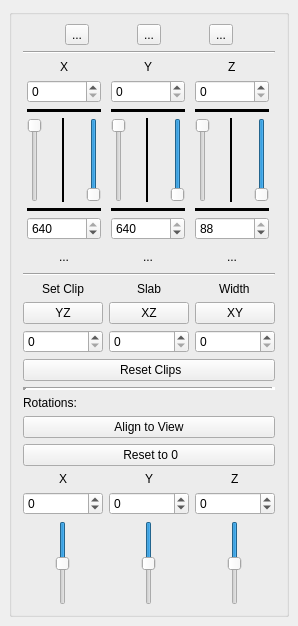
  <widget class="QDockWidget" name="ClippingPanesWidget">
   <property name="minimumSize">
    <size>
     <width>298</width>
     <height>604</height>
    </size>
   </property>
   <property name="maximumSize">
    <size>
     <width>600</width>
     <height>1500</height>
    </size>
   </property>
   <property name="features">
    <set>QDockWidget::AllDockWidgetFeatures</set>
   </property>
   <property name="windowTitle">
    <string>Clipping Planes</string>
   </property>
   <attribute name="dockWidgetArea">
    <number>2</number>
   </attribute>
   <widget class="ClippingPlane" name="ClippingPanes">
    <layout class="QGridLayout" name="gridLayout_5">
     <item row="0" column="1">
      <widget class="QGroupBox" name="groupBox_5">
       <property name="title">
        <string/>
       </property>
       <layout class="QGridLayout" name="gridLayout_30">
        <item row="0" column="0">
         <layout class="QGridLayout" name="gridLayout_29">
          <item row="0" column="0">
           <layout class="QGridLayout" name="gridLayout_24">
            <item row="0" column="0">
             <widget class="QToolButton" name="toolButton_7">
              <property name="styleSheet">
               <string notr="true"/>
              </property>
              <property name="text">
               <string>...</string>
              </property>
             </widget>
            </item>
            <item row="0" column="1">
             <widget class="QToolButton" name="toolButton_8">
              <property name="styleSheet">
               <string notr="true"/>
              </property>
              <property name="text">
               <string>...</string>
              </property>
             </widget>
            </item>
            <item row="0" column="2">
             <widget class="QToolButton" name="toolButton_9">
              <property name="styleSheet">
               <string notr="true"/>
              </property>
              <property name="text">
               <string>...</string>
              </property>
             </widget>
            </item>
           </layout>
          </item>
          <item row="1" column="0">
           <widget class="Line" name="line_13">
            <property name="orientation">
             <enum>Qt::Horizontal</enum>
            </property>
           </widget>
          </item>
          <item row="2" column="0">
           <layout class="QGridLayout" name="gridLayout_23">
            <item row="0" column="0" colspan="3" alignment="Qt::AlignHCenter">
             <widget class="QLabel" name="label_28">
              <property name="text">
               <string>X</string>
              </property>
             </widget>
            </item>
            <item row="0" column="3" colspan="3" alignment="Qt::AlignHCenter">
             <widget class="QLabel" name="label_29">
              <property name="text">
               <string>Y</string>
              </property>
             </widget>
            </item>
            <item row="0" column="6" colspan="3" alignment="Qt::AlignHCenter">
             <widget class="QLabel" name="label_30">
              <property name="text">
               <string>Z</string>
              </property>
             </widget>
            </item>
            <item row="1" column="0" colspan="3">
             <widget class="QSpinBox" name="xSalmSpinBox">
              <property name="maximum">
               <number>640</number>
              </property>
             </widget>
            </item>
            <item row="1" column="3" colspan="3">
             <widget class="QSpinBox" name="yGreenSpinBox">
              <property name="maximum">
               <number>640</number>
              </property>
             </widget>
            </item>
            <item row="1" column="6" colspan="3">
             <widget class="QSpinBox" name="zPurpleSpinBox">
              <property name="maximum">
               <number>88</number>
              </property>
             </widget>
            </item>
            <item row="2" column="0" colspan="3">
             <widget class="Line" name="line_7">
              <property name="styleSheet">
               <string notr="true">QFrame[frameShape=&quot;4&quot;]
{
	color: rgb(255, 145, 164);
}</string>
              </property>
              <property name="frameShadow">
               <enum>QFrame::Plain</enum>
              </property>
              <property name="lineWidth">
               <number>4</number>
              </property>
              <property name="orientation">
               <enum>Qt::Horizontal</enum>
              </property>
             </widget>
            </item>
            <item row="2" column="3" colspan="3">
             <widget class="Line" name="line_8">
              <property name="styleSheet">
               <string notr="true">QFrame[frameShape=&quot;4&quot;]
{	
	color: rgb(0, 255, 59);
}</string>
              </property>
              <property name="frameShadow">
               <enum>QFrame::Plain</enum>
              </property>
              <property name="lineWidth">
               <number>4</number>
              </property>
              <property name="orientation">
               <enum>Qt::Horizontal</enum>
              </property>
             </widget>
            </item>
            <item row="2" column="6" colspan="3">
             <widget class="Line" name="line_9">
              <property name="styleSheet">
               <string notr="true">QFrame[frameShape=&quot;4&quot;]
{	
	color: rgb(170, 170, 255);
}</string>
              </property>
              <property name="frameShadow">
               <enum>QFrame::Plain</enum>
              </property>
              <property name="lineWidth">
               <number>4</number>
              </property>
              <property name="orientation">
               <enum>Qt::Horizontal</enum>
              </property>
             </widget>
            </item>
            <item row="3" column="0">
             <widget class="QSlider" name="xSalmSlider">
              <property name="maximum">
               <number>640</number>
              </property>
              <property name="orientation">
               <enum>Qt::Vertical</enum>
              </property>
              <property name="invertedAppearance">
               <bool>true</bool>
              </property>
             </widget>
            </item>
            <item row="3" column="1" alignment="Qt::AlignHCenter">
             <widget class="Line" name="salmonVertLine">
              <property name="minimumSize">
               <size>
                <width>3</width>
                <height>39</height>
               </size>
              </property>
              <property name="styleSheet">
               <string notr="true">QFrame[frameShape=&quot;5&quot;]
{
	color: rgb(255, 145, 164);
}</string>
              </property>
              <property name="frameShadow">
               <enum>QFrame::Plain</enum>
              </property>
              <property name="lineWidth">
               <number>2</number>
              </property>
              <property name="orientation">
               <enum>Qt::Vertical</enum>
              </property>
             </widget>
            </item>
            <item row="3" column="2">
             <widget class="QSlider" name="xMagentaSlider">
              <property name="maximum">
               <number>640</number>
              </property>
              <property name="value">
               <number>640</number>
              </property>
              <property name="orientation">
               <enum>Qt::Vertical</enum>
              </property>
              <property name="invertedAppearance">
               <bool>true</bool>
              </property>
             </widget>
            </item>
            <item row="3" column="3">
             <widget class="QSlider" name="yGreenSlider">
              <property name="maximum">
               <number>640</number>
              </property>
              <property name="orientation">
               <enum>Qt::Vertical</enum>
              </property>
              <property name="invertedAppearance">
               <bool>true</bool>
              </property>
             </widget>
            </item>
            <item row="3" column="4" alignment="Qt::AlignHCenter">
             <widget class="Line" name="greenVertLine">
              <property name="styleSheet">
               <string notr="true">QFrame[frameShape=&quot;5&quot;]
{	
	color: rgb(0, 255, 59);
}</string>
              </property>
              <property name="frameShadow">
               <enum>QFrame::Plain</enum>
              </property>
              <property name="lineWidth">
               <number>2</number>
              </property>
              <property name="orientation">
               <enum>Qt::Vertical</enum>
              </property>
             </widget>
            </item>
            <item row="3" column="5">
             <widget class="QSlider" name="yYellowSlider">
              <property name="maximum">
               <number>640</number>
              </property>
              <property name="value">
               <number>640</number>
              </property>
              <property name="orientation">
               <enum>Qt::Vertical</enum>
              </property>
              <property name="invertedAppearance">
               <bool>true</bool>
              </property>
             </widget>
            </item>
            <item row="3" column="6">
             <widget class="QSlider" name="zPurpleSlider">
              <property name="maximum">
               <number>88</number>
              </property>
              <property name="orientation">
               <enum>Qt::Vertical</enum>
              </property>
              <property name="invertedAppearance">
               <bool>true</bool>
              </property>
             </widget>
            </item>
            <item row="3" column="7" alignment="Qt::AlignHCenter">
             <widget class="Line" name="purpleVertLine">
              <property name="styleSheet">
               <string notr="true">QFrame[frameShape=&quot;5&quot;]
{	
	color: rgb(170, 170, 255);
}</string>
              </property>
              <property name="frameShadow">
               <enum>QFrame::Plain</enum>
              </property>
              <property name="lineWidth">
               <number>2</number>
              </property>
              <property name="orientation">
               <enum>Qt::Vertical</enum>
              </property>
             </widget>
            </item>
            <item row="3" column="8">
             <widget class="QSlider" name="zCyanSlider">
              <property name="maximum">
               <number>88</number>
              </property>
              <property name="value">
               <number>88</number>
              </property>
              <property name="orientation">
               <enum>Qt::Vertical</enum>
              </property>
              <property name="invertedAppearance">
               <bool>true</bool>
              </property>
             </widget>
            </item>
            <item row="4" column="0" colspan="3">
             <widget class="Line" name="line_10">
              <property name="styleSheet">
               <string notr="true">QFrame[frameShape=&quot;4&quot;]
{
	color: rgb(255, 85, 255);
}</string>
              </property>
              <property name="frameShadow">
               <enum>QFrame::Plain</enum>
              </property>
              <property name="lineWidth">
               <number>4</number>
              </property>
              <property name="orientation">
               <enum>Qt::Horizontal</enum>
              </property>
             </widget>
            </item>
            <item row="4" column="3" colspan="3">
             <widget class="Line" name="line_11">
              <property name="styleSheet">
               <string notr="true">QFrame[frameShape=&quot;4&quot;]
{
	color: rgb(255, 255, 0);
}</string>
              </property>
              <property name="frameShadow">
               <enum>QFrame::Plain</enum>
              </property>
              <property name="lineWidth">
               <number>4</number>
              </property>
              <property name="orientation">
               <enum>Qt::Horizontal</enum>
              </property>
             </widget>
            </item>
            <item row="4" column="6" colspan="3">
             <widget class="Line" name="line_12">
              <property name="styleSheet">
               <string notr="true">QFrame[frameShape=&quot;4&quot;]
{
	color: rgb(0, 255, 255);
}</string>
              </property>
              <property name="frameShadow">
               <enum>QFrame::Plain</enum>
              </property>
              <property name="lineWidth">
               <number>4</number>
              </property>
              <property name="orientation">
               <enum>Qt::Horizontal</enum>
              </property>
             </widget>
            </item>
            <item row="5" column="0" colspan="3">
             <widget class="QSpinBox" name="xMagentaSpinBox">
              <property name="maximum">
               <number>640</number>
              </property>
              <property name="value">
               <number>640</number>
              </property>
             </widget>
            </item>
            <item row="5" column="3" colspan="3">
             <widget class="QSpinBox" name="yYellowSpinBox">
              <property name="maximum">
               <number>640</number>
              </property>
              <property name="value">
               <number>640</number>
              </property>
             </widget>
            </item>
            <item row="5" column="6" colspan="3">
             <widget class="QSpinBox" name="zCyanSpinBox">
              <property name="maximum">
               <number>88</number>
              </property>
              <property name="value">
               <number>88</number>
              </property>
             </widget>
            </item>
            <item row="6" column="1">
             <widget class="QToolButton" name="toolButton_4">
              <property name="styleSheet">
               <string notr="true">
qproperty-icon: url(&quot;:/unlink.svg&quot;);</string>
              </property>
              <property name="text">
               <string>...</string>
              </property>
              <property name="checkable">
               <bool>true</bool>
              </property>
              <property name="autoRaise">
               <bool>true</bool>
              </property>
             </widget>
            </item>
            <item row="6" column="4">
             <widget class="QToolButton" name="toolButton_5">
              <property name="styleSheet">
               <string notr="true">
qproperty-icon: url(&quot;:/unlink.svg&quot;);</string>
              </property>
              <property name="text">
               <string>...</string>
              </property>
              <property name="checkable">
               <bool>true</bool>
              </property>
              <property name="autoRaise">
               <bool>true</bool>
              </property>
             </widget>
            </item>
            <item row="6" column="7">
             <widget class="QToolButton" name="toolButton_6">
              <property name="styleSheet">
               <string notr="true">
qproperty-icon: url(&quot;:/unlink.svg&quot;);</string>
              </property>
              <property name="text">
               <string>...</string>
              </property>
              <property name="checkable">
               <bool>true</bool>
              </property>
              <property name="autoRaise">
               <bool>true</bool>
              </property>
             </widget>
            </item>
           </layout>
          </item>
          <item row="3" column="0">
           <widget class="Line" name="line_14">
            <property name="orientation">
             <enum>Qt::Horizontal</enum>
            </property>
           </widget>
          </item>
          <item row="4" column="0">
           <layout class="QGridLayout" name="gridLayout_25">
            <item row="0" column="0" alignment="Qt::AlignHCenter">
             <widget class="QLabel" name="label_31">
              <property name="text">
               <string>Set Clip</string>
              </property>
             </widget>
            </item>
            <item row="0" column="1" alignment="Qt::AlignHCenter">
             <widget class="QLabel" name="label_32">
              <property name="text">
               <string>Slab</string>
              </property>
             </widget>
            </item>
            <item row="0" column="2" alignment="Qt::AlignHCenter">
             <widget class="QLabel" name="label_33">
              <property name="text">
               <string>Width</string>
              </property>
             </widget>
            </item>
            <item row="1" column="0">
             <widget class="QPushButton" name="yzButton">
              <property name="text">
               <string>YZ</string>
              </property>
             </widget>
            </item>
            <item row="1" column="1">
             <widget class="QPushButton" name="xzButton">
              <property name="text">
               <string>XZ</string>
              </property>
             </widget>
            </item>
            <item row="1" column="2">
             <widget class="QPushButton" name="xyButton">
              <property name="text">
               <string>XY</string>
              </property>
             </widget>
            </item>
            <item row="2" column="0">
             <widget class="QSpinBox" name="yzSpinBox"/>
            </item>
            <item row="2" column="1">
             <widget class="QSpinBox" name="xzSpinBox"/>
            </item>
            <item row="2" column="2">
             <widget class="QSpinBox" name="xySpinBox"/>
            </item>
            <item row="3" column="0" colspan="3">
             <widget class="QPushButton" name="resetClipsButton">
              <property name="text">
               <string> Reset Clips</string>
              </property>
              <property name="icon">
               <iconset resource="resources.qrc">
                <normaloff>:/reset.svg</normaloff>:/reset.svg</iconset>
              </property>
             </widget>
            </item>
           </layout>
          </item>
          <item row="5" column="0">
           <widget class="Line" name="line_15">
            <property name="lineWidth">
             <number>4</number>
            </property>
            <property name="orientation">
             <enum>Qt::Horizontal</enum>
            </property>
           </widget>
          </item>
          <item row="6" column="0">
           <layout class="QGridLayout" name="gridLayout_28">
            <item row="0" column="0">
             <layout class="QGridLayout" name="gridLayout_26">
              <item row="0" column="0">
               <widget class="QLabel" name="label_34">
                <property name="text">
                 <string>Rotations:</string>
                </property>
               </widget>
              </item>
              <item row="1" column="0">
               <widget class="QPushButton" name="alignToViewButton">
                <property name="text">
                 <string>Align to View</string>
                </property>
               </widget>
              </item>
              <item row="2" column="0">
               <widget class="QPushButton" name="resetTo0Button">
                <property name="text">
                 <string> Reset to 0</string>
                </property>
                <property name="icon">
                 <iconset resource="resources.qrc">
                  <normaloff>:/reset.svg</normaloff>:/reset.svg</iconset>
                </property>
               </widget>
              </item>
             </layout>
            </item>
            <item row="1" column="0">
             <layout class="QGridLayout" name="gridLayout_27">
              <item row="0" column="0" alignment="Qt::AlignHCenter">
               <widget class="QLabel" name="label_35">
                <property name="text">
                 <string>X</string>
                </property>
               </widget>
              </item>
              <item row="0" column="1" alignment="Qt::AlignHCenter">
               <widget class="QLabel" name="label_36">
                <property name="text">
                 <string>Y</string>
                </property>
               </widget>
              </item>
              <item row="0" column="2" alignment="Qt::AlignHCenter">
               <widget class="QLabel" name="label_37">
                <property name="text">
                 <string>Z</string>
                </property>
               </widget>
              </item>
              <item row="1" column="0">
               <widget class="QSpinBox" name="xRotationSpinBox">
                <property name="minimum">
                 <number>-180</number>
                </property>
                <property name="maximum">
                 <number>180</number>
                </property>
               </widget>
              </item>
              <item row="1" column="1">
               <widget class="QSpinBox" name="yRotationSpinBox">
                <property name="minimum">
                 <number>-180</number>
                </property>
                <property name="maximum">
                 <number>180</number>
                </property>
               </widget>
              </item>
              <item row="1" column="2">
               <widget class="QSpinBox" name="zRotationSpinBox">
                <property name="minimum">
                 <number>-180</number>
                </property>
                <property name="maximum">
                 <number>180</number>
                </property>
               </widget>
              </item>
              <item row="2" column="0" alignment="Qt::AlignHCenter">
               <widget class="QSlider" name="xRotationSlider">
                <property name="minimum">
                 <number>-180</number>
                </property>
                <property name="maximum">
                 <number>180</number>
                </property>
                <property name="orientation">
                 <enum>Qt::Vertical</enum>
                </property>
                <property name="invertedAppearance">
                 <bool>true</bool>
                </property>
               </widget>
              </item>
              <item row="2" column="1" alignment="Qt::AlignHCenter">
               <widget class="QSlider" name="yRotationSlider">
                <property name="minimum">
                 <number>-180</number>
                </property>
                <property name="maximum">
                 <number>180</number>
                </property>
                <property name="orientation">
                 <enum>Qt::Vertical</enum>
                </property>
                <property name="invertedAppearance">
                 <bool>true</bool>
                </property>
               </widget>
              </item>
              <item row="2" column="2" alignment="Qt::AlignHCenter">
               <widget class="QSlider" name="zRotationSlider">
                <property name="minimum">
                 <number>-180</number>
                </property>
                <property name="maximum">
                 <number>180</number>
                </property>
                <property name="orientation">
                 <enum>Qt::Vertical</enum>
                </property>
                <property name="invertedAppearance">
                 <bool>true</bool>
                </property>
               </widget>
              </item>
             </layout>
            </item>
           </layout>
          </item>
         </layout>
        </item>
       </layout>
      </widget>
     </item>
    </layout>
   </widget>
  </widget>
